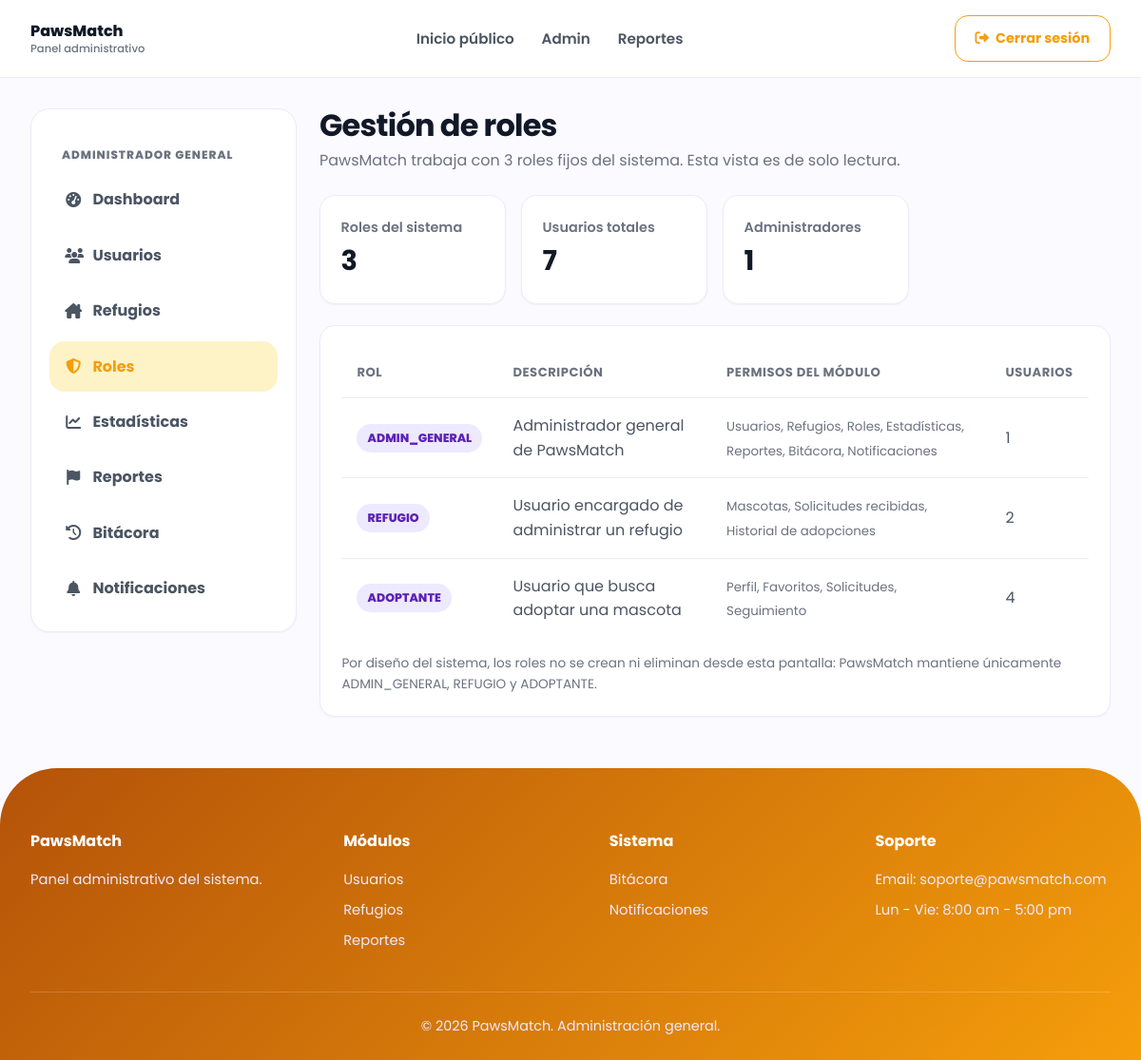
/admin-roles.php (signed in), run on the app's committed database.
### tables this page shows
CREATE TABLE `roles` (
  `id_rol` int NOT NULL AUTO_INCREMENT,
  `nombre` varchar(50) NOT NULL,
  `descripcion` varchar(150) DEFAULT NULL,
  PRIMARY KEY (`id_rol`),
  UNIQUE KEY `nombre` (`nombre`)
);

### php/models/Rol.php (called while the page is built, shortened)
<?php
class Rol
{
    public static function listarConConteo(PDO $conexion): array
    {
        return $conexion->query("
            SELECT r.id_rol, r.nombre, r.descripcion, COUNT(u.id_usuario) AS total_usuarios
            FROM roles r
            LEFT JOIN usuarios u ON u.id_rol = r.id_rol
            GROUP BY r.id_rol
            ORDER BY r.id_rol
        ")->fetchAll(PDO::FETCH_ASSOC);
    }
}

### php/views/admin/roles.php (the view)
<div class="admin-header"><div><h1>Gestión de roles</h1><p>PawsMatch trabaja con 3 roles fijos del sistema. Esta vista es de solo lectura.</p></div></div>
<div class="kpi-grid">
    <div class="kpi-card"><div><p>Roles del sistema</p><h3><?php echo count($roles); ?></h3></div></div>
    <div class="kpi-card"><div><p>Usuarios totales</p><h3><?php echo $totalUsuarios; ?></h3></div></div>
    <div class="kpi-card"><div><p>Administradores</p><h3><?php echo $totalAdmins; ?></h3></div></div>
</div>
<section class="admin-card">
    <div class="table-responsive">
        <table class="admin-table">
            <thead><tr><th>Rol</th><th>Descripción</th><th>Permisos del módulo</th><th>Usuarios</th></tr></thead>
            <tbody>
                <?php foreach ($roles as $r): ?>
                    <tr>
                        <td><span class="badge" style="background:#ede9fe;color:#5b21b6;padding:.3rem .7rem;border-radius:99px;font-size:.78rem;"><?php echo htmlspecialchars($r['nombre']); ?></span></td>
                        <td><?php echo htmlspecialchars($r['descripcion']); ?></td>
                        <td><small class="text-muted"><?php echo htmlspecialchars($permisos[$r['nombre']] ?? ''); ?></small></td>
                        <td><?php echo (int) $r['total_usuarios']; ?></td>
                    </tr>
                <?php endforeach; ?>
            </tbody>
        </table>
    </div>
    <p class="text-muted" style="margin-top:1rem;font-size:.85rem;">
        Por diseño del sistema, los roles no se crean ni eliminan desde esta pantalla: PawsMatch mantiene únicamente
        ADMIN_GENERAL, REFUGIO y ADOPTANTE.
    </p>
</section>

### css/admin.css (style rules this page uses)
.admin-body { background: #fbfaff; }
.admin-body.theme-admin { --primary:#f59e0b; --primary-dark:#b45309; --primary-soft:#fef3c7; }
.admin-header { display:flex; justify-content:space-between; align-items:flex-start; gap:1rem; margin-bottom:1.5rem; }
.admin-header h1 { font-size:2rem; line-height:1.1; letter-spacing:-.8px; color:var(--dark); }
.admin-header p { color:var(--muted); margin-top:.4rem; }
.admin-card { background:var(--white); border:1px solid var(--border); border-radius:16px; box-shadow:0 1px 2px rgba(17,24,39,.04); padding:1.4rem; margin-bottom:1.4rem; }
.kpi-grid { display:grid; grid-template-columns: repeat(4,1fr); gap:1rem; margin-bottom:1.4rem; }
.kpi-card { background:var(--white); border:1px solid var(--border); border-radius:16px; box-shadow:0 1px 2px rgba(17,24,39,.04); padding:1.35rem; display:flex; justify-content:space-between; gap:1rem; align-items:center; }
.kpi-card h3 { font-size:1.8rem; margin:0; }
.kpi-card p { color:var(--muted); font-weight:600; margin:0; font-size:.9rem; }
.table-responsive { overflow-x:auto; }
.admin-table { width:100%; border-collapse:separate; border-spacing:0; }
.admin-table th { text-align:left; color:var(--muted); font-size:.82rem; text-transform:uppercase; letter-spacing:.04em; padding:1rem; border-bottom:1px solid var(--border); white-space:nowrap; }
.admin-table td { padding:1rem; border-bottom:1px solid var(--border); vertical-align:middle; color:var(--text); }
.admin-table tr:last-child td { border-bottom:none; }
.text-muted { color:var(--muted); }
.badge { display:inline-block; padding:.42rem .7rem; border-radius:999px; font-weight:800; font-size:.74rem; }

### css/base.css (style rules this page uses)
:root { --primary: #7c3aed; --primary-dark: #5b21b6; --primary-soft: #ede9fe; --accent: #facc15; --pink: #ec4899; --green: #10b981; --dark: #111827; --text: #4b5563; --muted: #6b7280; --light: #fbfaff; --white: #ffffff; --border: #eeeaf8; --shadow: 0 18px 40px rgba(17, 24, 39, 0.08); --shadow-soft: 0 12px 30px rgba(124, 58, 237, 0.12); }
* { margin: 0; padding: 0; box-sizing: border-box; }
html { scroll-behavior: smooth; }
body { font-family: 'Poppins', sans-serif; background: var(--light); color: var(--dark); line-height: 1.6; }

### data on the page
roles: nombre "ADMIN_GENERAL", descripcion "Administrador general de PawsMatch", nombre "Usuarios, Refugios, Roles, Estadísticas, Reportes, Bitácora, Notificaciones", total_usuarios "1"
roles: nombre "REFUGIO", descripcion "Usuario encargado de administrar un refugio", nombre "Mascotas, Solicitudes recibidas, Historial de adopciones", total_usuarios "2"
roles: nombre "ADOPTANTE", descripcion "Usuario que busca adoptar una mascota", nombre "Perfil, Favoritos, Solicitudes, Seguimiento", total_usuarios "4"

### other printed values
$texto "Dashboard"
$texto "Usuarios"
$texto "Refugios"
$texto "Roles"
$texto "Estadísticas"
$texto "Reportes"
$texto "Bitácora"
$texto "Notificaciones"
count($roles) "3"
$totalUsuarios "7"
$totalAdmins "1"
